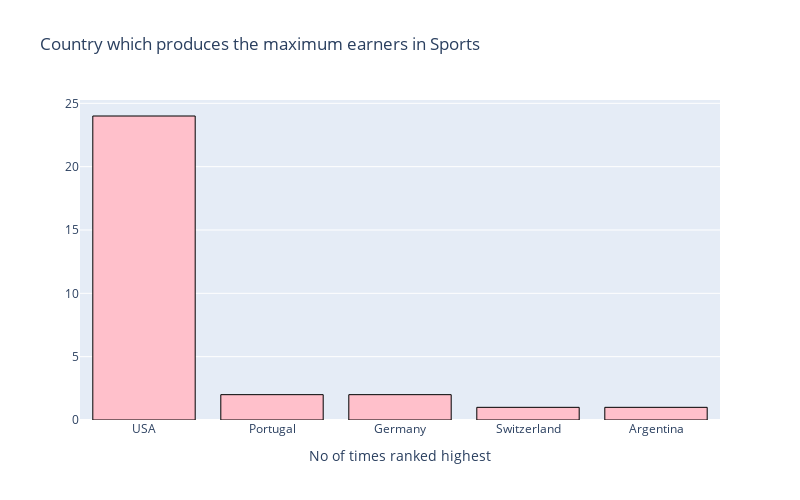

Notebook code cell kept with this figure:
### Code cell
counts_top = Top_paid_each_year['Nationality'].value_counts().to_frame()


trace= go.Bar(
                x= counts_top.index,
                y = counts_top['Nationality'],
                orientation = 'v',
                marker = dict(color= 'pink',
                             line= dict(color= 'black', width = 1)),
                
)

data = [trace]

layout = go.Layout(barmode = "group", title = "Country which produces the maximum earners in Sports", width = 800, height= 500,
                  xaxis= dict(title= 'No of times ranked highest'),
                  #yaxis= dict(autorange= "reversed"),
                  showlegend = False)

fig = go.Figure(data = data, layout = layout)

iplot(fig)

### Figure 1 — Plotly figure (JSON) as saved in the notebook; plotly's stock layout.template omitted (floating-point values rounded to 4 significant figures)
{"data": [{"marker": {"color": "pink", "line": {"color": "black", "width": 1}}, "orientation": "v", "type": "bar", "x": ["USA", "Portugal", "Germany", "Switzerland", "Argentina"], "y": [24, 2, 2, 1, 1]}], "layout": {"barmode": "group", "height": 500, "showlegend": false, "title": {"text": "Country which produces the maximum earners in Sports"}, "width": 800, "xaxis": {"title": {"text": "No of times ranked highest"}}}}
